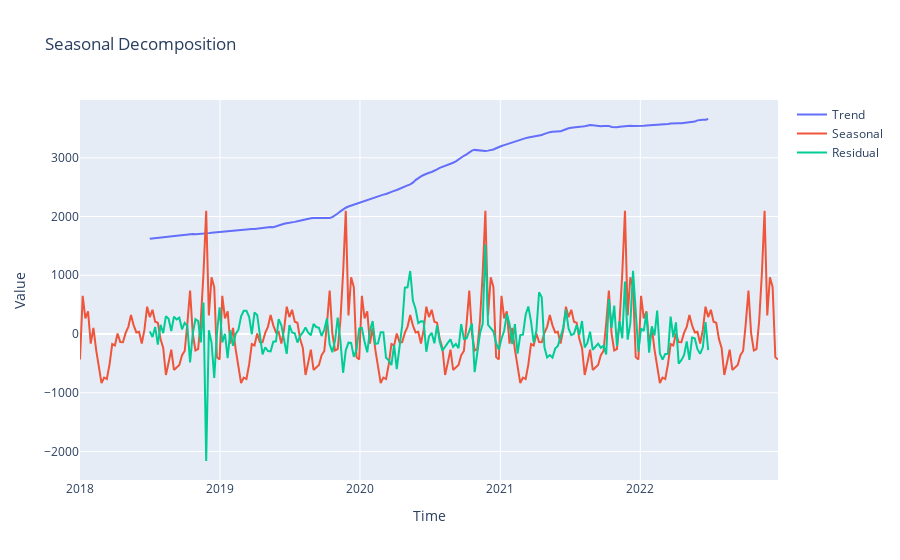

Notebook source saved alongside this figure:
### Markdown cell above
+ The additive decomposition shows that the overall trend is upward, with periodic spikes in complaints, possibly driven by recurring events.
+ Residuals show minimal variation, suggesting the additive model captures the trend and seasonality well.

### Code cell
# Extracting components
trend = result_add.trend
seasonal = result_add.seasonal
residual = result_add.resid

#Plotly figure for visualization
fig = go.Figure()
fig.add_trace(go.Scatter(x=df.index, y=trend, mode='lines', name='Trend'))
fig.add_trace(go.Scatter(x=df.index, y=seasonal, mode='lines', name='Seasonal'))
fig.add_trace(go.Scatter(x=df.index, y=residual, mode='lines', name='Residual'))

fig.update_layout(title='Seasonal Decomposition', xaxis_title='Time', yaxis_title='Value')
fig.show()

### Figure 1 — Plotly figure (JSON) as saved in the notebook; plotly's stock layout.template omitted (floating-point values rounded to 4 significant figures; data arrays with more than 128 entries replaced by an {"elided": "..."} marker saying what was removed)
{"data": [{"mode": "lines", "name": "Trend", "type": "scatter", "x": {"elided": "261 str values"}, "y": {"elided": "261 float values"}}, {"mode": "lines", "name": "Seasonal", "type": "scatter", "x": {"elided": "261 str values"}, "y": {"elided": "261 float values"}}, {"mode": "lines", "name": "Residual", "type": "scatter", "x": {"elided": "261 str values"}, "y": {"elided": "261 float values"}}], "layout": {"autosize": true, "title": {"text": "Seasonal Decomposition"}, "xaxis": {"autorange": true, "range": ["2018-01-01", "2022-12-26"], "title": {"text": "Time"}, "type": "date"}, "yaxis": {"autorange": true, "range": [-2484.0, 3984.0], "title": {"text": "Value"}, "type": "linear"}}}
